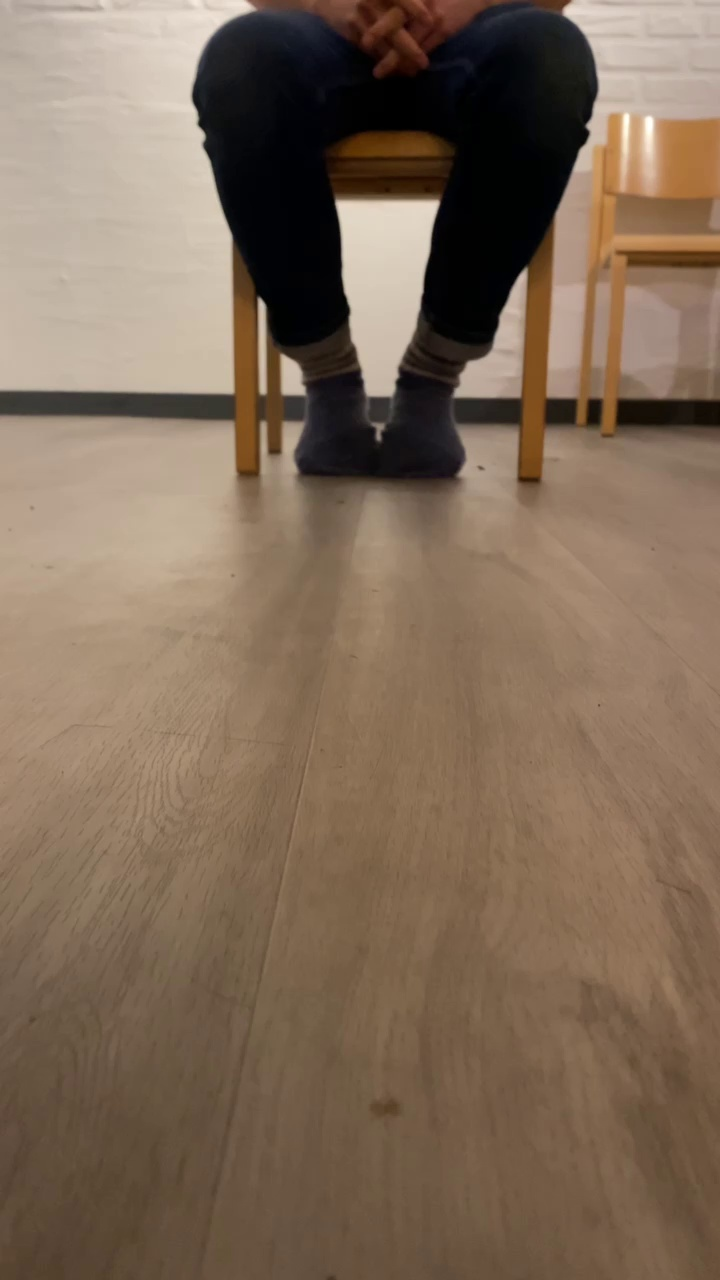
#> input picture frames/00000.jpg, 720 x 1280 px; its folder holds only this picture in this run
$ python main.py
#> lines starting #> are read from the running program, lines starting #| are printed output that depends on the picture; after the words box and inside, x2 and y2 are one past the last pixel; in counts of white or black regions, pixels touching at a corner belong together; long printed decimals are rounded
#/usr/bin/env python

# Install OpenCV and numpy
#$ pip install opencv-python numpy
#import sys
#sys.path.append('/usr/local/lib/python3.7/site-packages')

import cv2
import numpy as np
import math
from PIL import Image
from PIL import ImageStat
import time
import os
import videoToFrames
from webcam import testWebcam

# [6 lines of commented-out code are left out]
input_loc = 'testvideo.MOV'
output_loc = 'frames'
#videoToFrames.video_to_frames(input_loc, output_loc)
cv2.namedWindow("opencv")
imageFolder = "frames"

#images = ["images/image1.png","images/image2.png","images/image3.png","images/image4.png","images/image5.png","images/image6.png", "images/image7.png"]

imageNames = os.listdir(imageFolder)
images = []
for i in imageNames:
  images.append(imageFolder + "/" + i)
images.sort()
print(imageNames)
print(images)
#range in which we are happy with the camera angle
minSize = 260
maxSize = 330

#colors for printing sugars
class bcolors:
  HEADER = '\033[95m'
  OKBLUE = '\033[94m'
  OKCYAN = '\033[96m'
  OKGREEN = '\033[92m'
  WARNING = '\033[93m'
  FAIL = '\033[91m'
  ENDC = '\033[0m'
  BOLD = '\033[1m'
  UNDERLINE = '\033[4m'

def timerInterval(interval):
  start_time = time.time()
  interval = 1
  for i in range(len(images)):
      time.sleep(start_time + i*interval - time.time()+0.1)
      square = count_green(images[i])
      imbrightness(images[i])
      if square > minSize and square < maxSize:
        print(bcolors.OKGREEN + "CORRECT POSITION - KEEP POSITION" + bcolors.ENDC)
      else:
        print(bcolors.WARNING + "DRONE POSITION NOT CENTERED" + bcolors.ENDC)

def display_text(value, label, img, position):
    font = cv2.FONT_HERSHEY_SIMPLEX
    if position is None:
      position = [20,500]
    bottomLeftCornerOfText = (position[0],position[1])
    fontScale              = 1
    fontColor              = (255,255,255)
    lineType               = 2

    distanceS = label+':'+str(round(value, 2))
    cv2.putText(img, distanceS,
      bottomLeftCornerOfText,
      font,
      fontScale,
      fontColor,
      lineType)
    cv2.imshow("img",img)


def count_green(image):
#> called with image = 'frames/00000.jpg'
  img = cv2.imread(image)
#> img is the input picture: shape (1280, 720, 3); mean B, G, R 88.3, 107.2, 127.8

  # minimum value of green pixels
  GREEN_MAX = np.array([100, 255, 200], np.uint8)
  # maximum value of green pixels
  GREEN_MIN = np.array([0, 100, 177], np.uint8)
  dst = cv2.inRange(img, GREEN_MIN, GREEN_MAX)
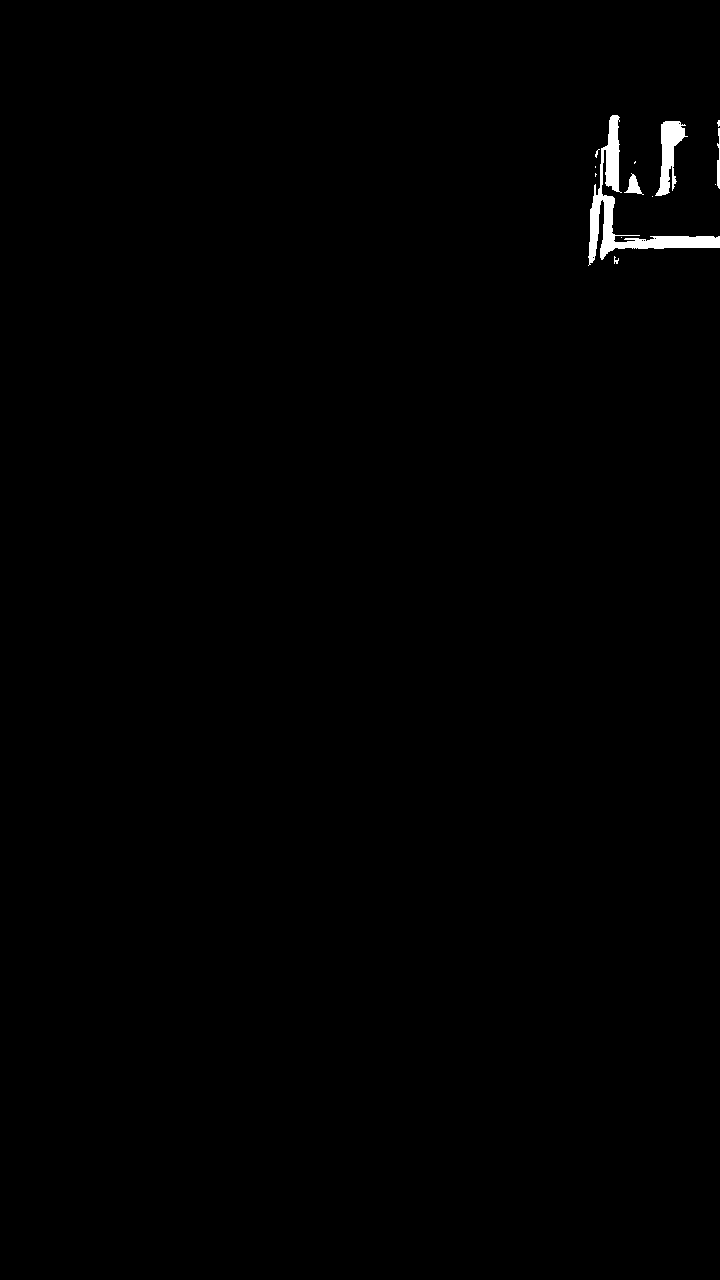
#> dst: shape (1280, 720); 0.53% white; 13 white regions (8 under 20 px), largest, box (x1, y1, x2, y2) and area: (588, 115, 720, 266) 3408, (655, 121, 688, 196) 1116, (624, 173, 644, 195) 183, (717, 128, 720, 189) 130, (614, 256, 619, 264) 22
  green = cv2.countNonZero(dst)
#> green = 4905
  print(bcolors.OKBLUE + 'The number of green pixels is: ' + str(green)+ bcolors.ENDC)
#| [94mThe number of green pixels is: 4905[0m
  w = math.sqrt(green)
#> w = 70.04
  display_text(w, 'C', img, [20,500])
#> in display_text, `distanceS = label+':'+str(round(value, 2))`: distanceS = 'C:70.04'
#> in display_text, `cv2.putText(img, distanceS, bottomLeftCornerOfText, font, fontScale, f..`:
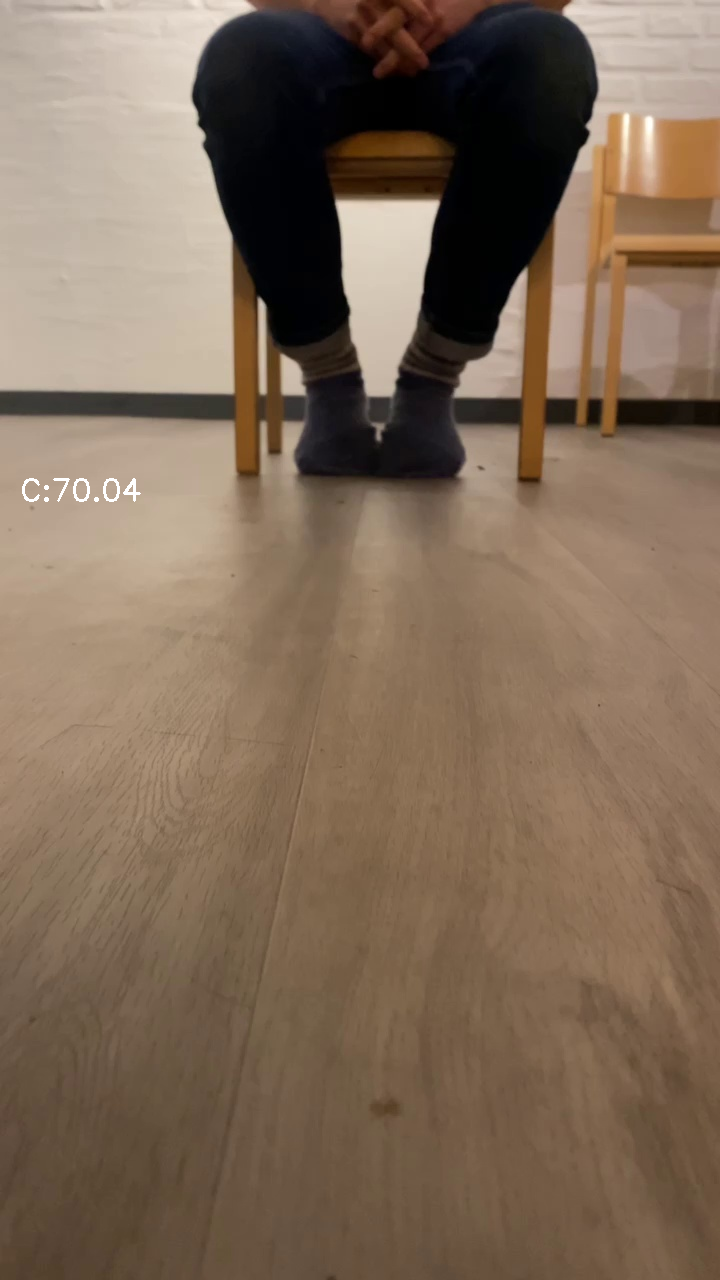
#> img: shape (1280, 720, 3); 0.09% of pixels changed, all inside (x1, y1, x2, y2) = (22, 478, 141, 502)
  print(bcolors.OKBLUE + 'SQRT Size is: ' + str(w) + bcolors.ENDC)
#| [94mSQRT Size is: 70.036[0m
#> in timerInterval, `square = count_green(images[i])`: square = 70.04
  cv2.imshow("opencv",img)
  cv2.waitKey(1)
  return w

def imbrightness(image):

#> called with image = 'frames/00000.jpg'
  im = Image.open(image).convert('L')
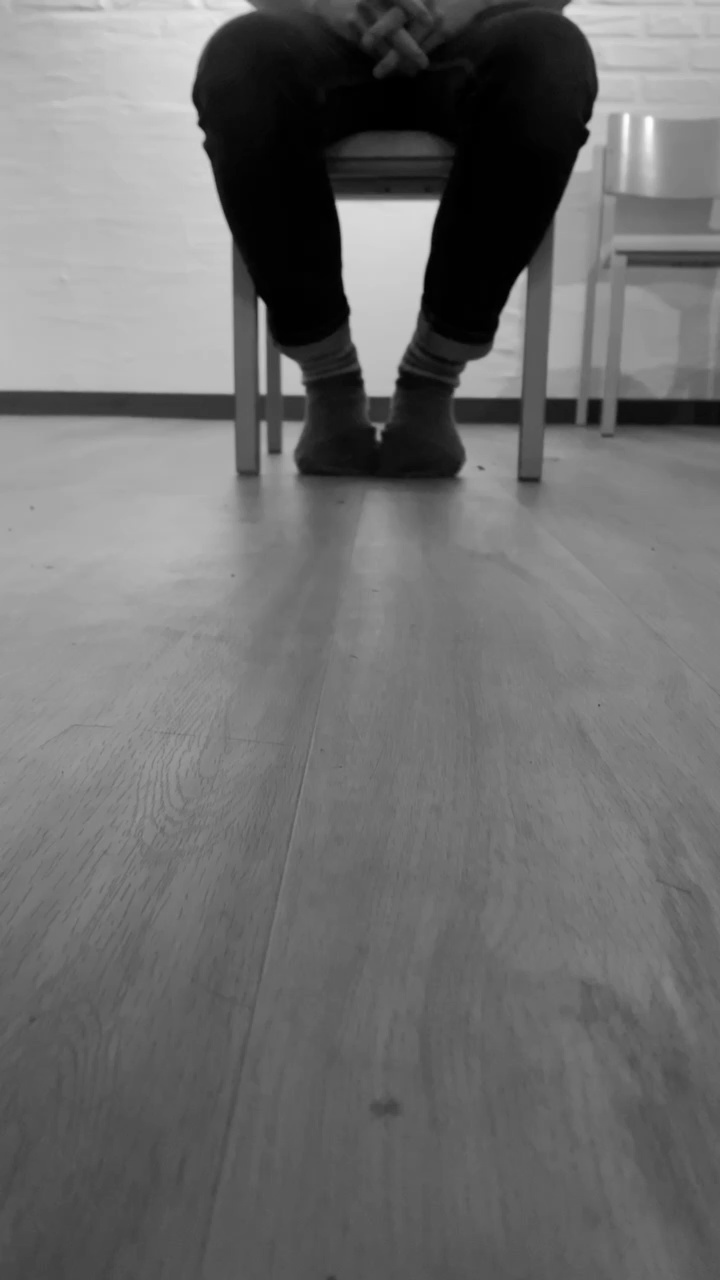
#> im: PIL image 720x1280 L; min 0, max 255, mean 111.2
  #print(type(im))
  stat = ImageStat.Stat(im)
  #im = np.array(Image.convert('L'))
  #stat = ImageStat.Stat(im)
  bness = stat.mean[0]
#> bness = 111.2
  display_text(bness, 'Brightness',cv2.imread(image),[20,500])
  if (bness < 0.5):
    print(bcolors.FAIL + 'The brightness is too low (' + bness + '). Increase brightness.' + bcolors.ENDC)
  else:
    print(bcolors.OKCYAN+ 'The brightness is OK' + bcolors.ENDC)
  return stat.mean[0]

timerInterval(0.1)


#cv2.namedWindow("opencv")
#cv2.imshow("opencv",img)

# vim: ft=python ts=4 sw=4 expandtab

$ run again, on frames/00004.jpg
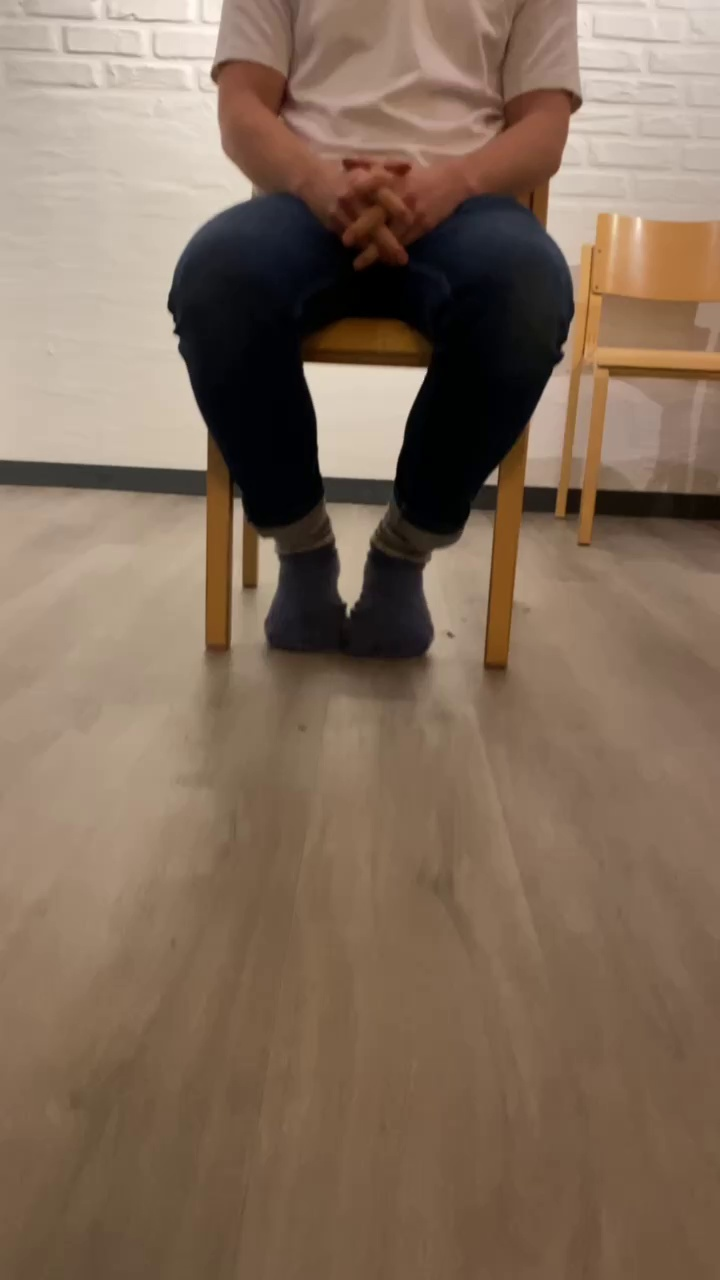
#> input picture frames/00004.jpg, 720 x 1280 px
#> in count_green, img is the input picture: shape (1280, 720, 3); mean B, G, R 91.5, 109.8, 131.2
#> in count_green, `dst = cv2.inRange(img, GREEN_MIN, GREEN_MAX)`:
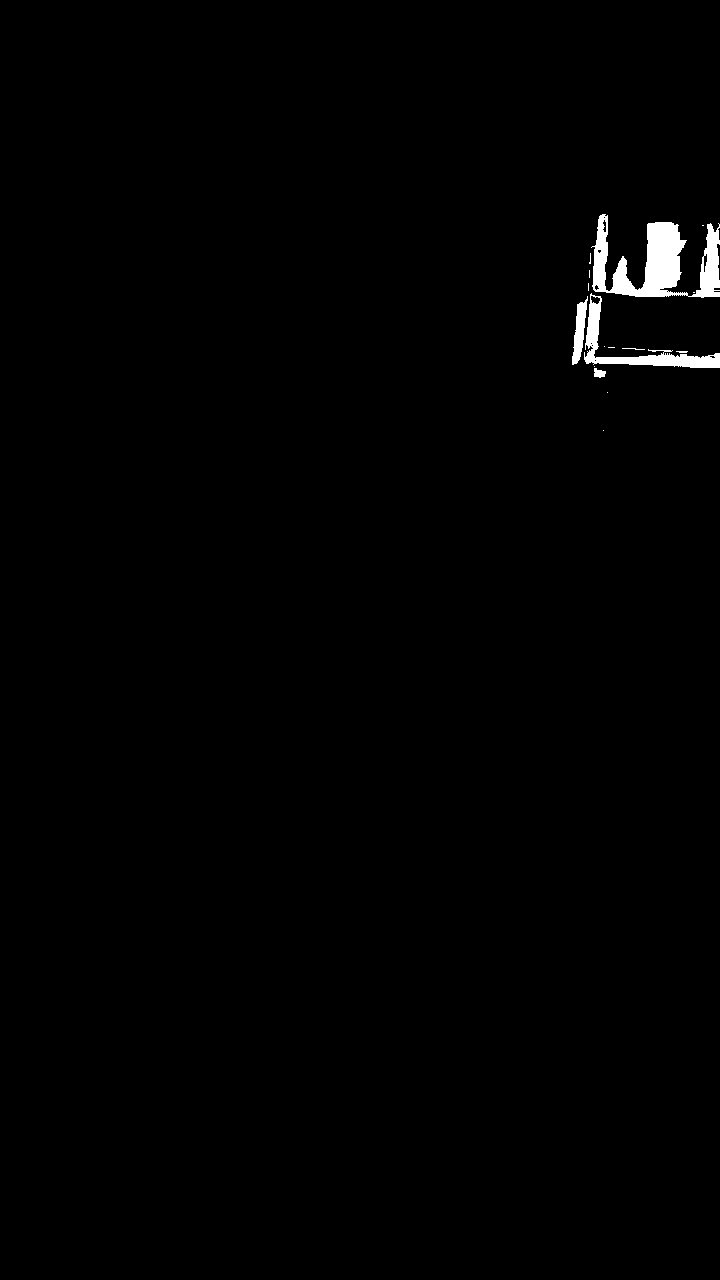
#> dst: shape (1280, 720); 0.85% white; 16 white regions (10 under 20 px), largest, box (x1, y1, x2, y2) and area: (591, 214, 720, 298) 5097, (584, 293, 720, 368) 1973, (572, 296, 588, 365) 554, (594, 368, 606, 378) 84, (622, 348, 645, 350) 24, (676, 351, 688, 353) 20
#> green = 7796
#| [94mThe number of green pixels is: 7796[0m
#> w = 88.29
#> distanceS = 'C:88.29'
#> img: shape (1280, 720, 3); 0.1% of pixels changed, all inside (x1, y1, x2, y2) = (22, 478, 139, 502)
#| [94mSQRT Size is: 88.295[0m
#> square = 88.29
#> in imbrightness, `im = Image.open(image).convert('L')`:
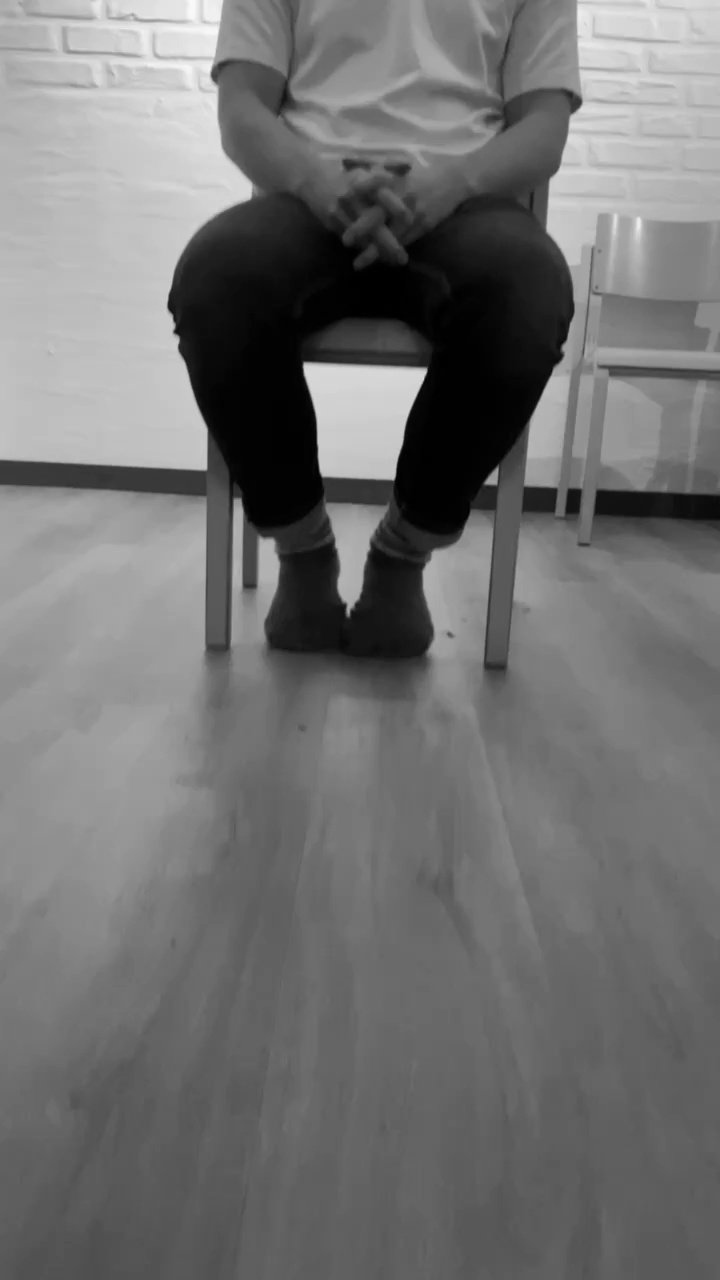
#> im: PIL image 720x1280 L; min 0, max 250, mean 114
#> bness = 114
